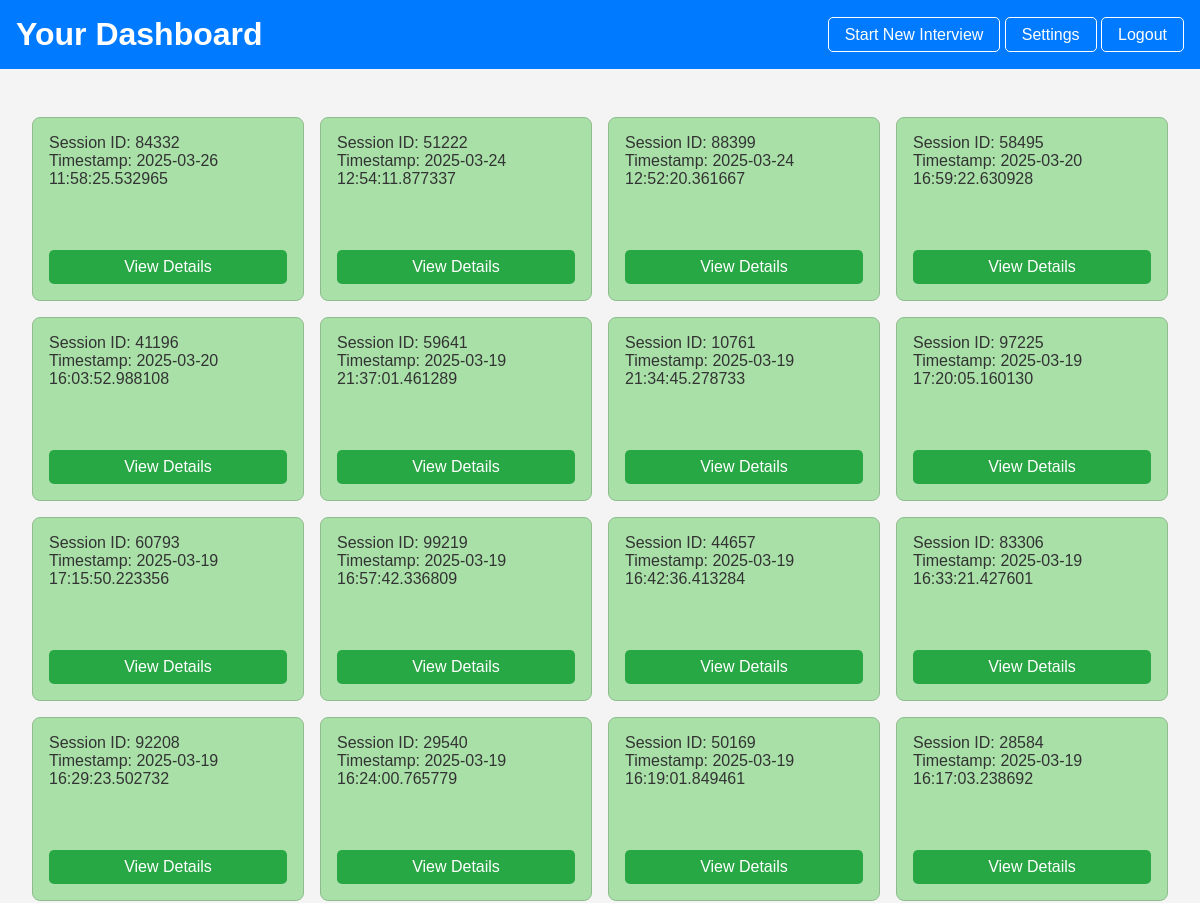
The page /dashboard (signed in, upper part) on the database as committed earlier.
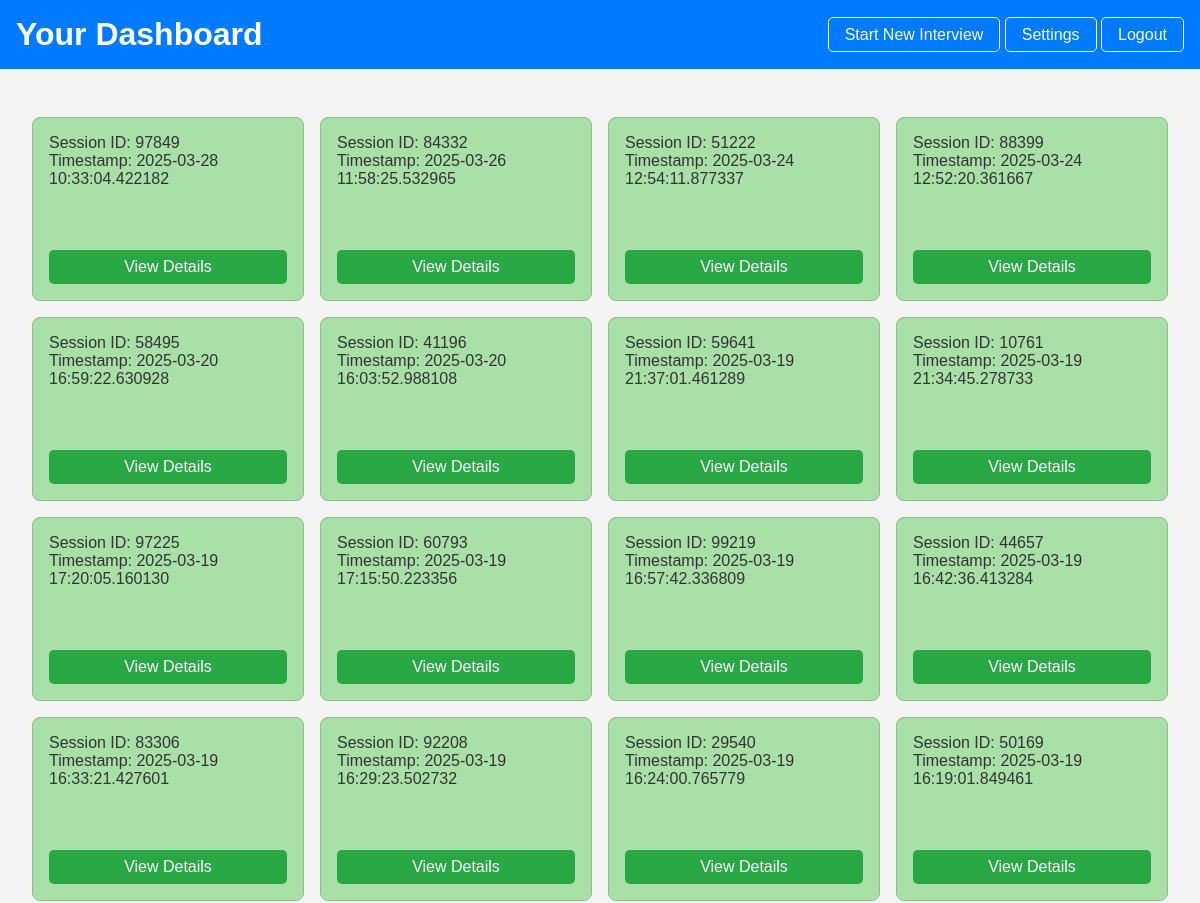
The same page on the database as committed later.
### tables this page shows
CREATE TABLE interviews (
    session_id INTEGER PRIMARY KEY,
    user_id INTEGER,
    interview_answers TEXT,
    interview_analysis TEXT,
    eye_contact REAL,
    timestamp DATETIME,
    FOREIGN KEY (user_id) REFERENCES users (user_id)
);

### app.py (the view)
@app.route('/dashboard')
@login_required
def dashboard():
    db = get_db()
    cursor = db.cursor()
    cursor.execute("SELECT session_id, timestamp FROM interviews WHERE user_id = ? ORDER BY timestamp DESC", (current_user.id,))
    sessions = cursor.fetchall()
    return render_template('dashboard.html', sessions=sessions)

### app.py (called while the page is built)
def get_db():
    db = getattr(g, '_database', None)
    if db is None:
        db = g._database = sqlite3.connect(DATABASE)
        db.row_factory = sqlite3.Row
    return db

@app.teardown_appcontext
def close_connection(exception):
    db = getattr(g, '_database', None)
    if db is not None:
        db.close()

@login_manager.user_loader
def load_user(user_id):
    db = get_db()
    cursor = db.cursor()
    cursor.execute("SELECT * FROM users WHERE user_id = ?", (user_id,))
    user = cursor.fetchone()
    if user:
        return User(user['user_id'], user['email'], user['password'])
    return None

### templates/dashboard.html (shortened to what this page needs)
<!DOCTYPE html>
<html lang="en">
<head>
    <link rel="stylesheet" href="{{ url_for('static', filename='dashboard_style.css') }}">
</head>
<body>
    <header>
        <h1>Your Dashboard</h1>
        <nav>
            <a href="/start_interview">Start New Interview</a> <a href="/settings">Settings</a> <a href="/logout">Logout</a>
        </nav>
    </header>
    <main>
        <ul class="session-grid">
            {% for session in sessions %}
            <li class="session-box">
                <span class="session-info">
                    Session ID: {{ session.session_id }} <br> Timestamp: {{ session.timestamp }}
                </span>
                <a href="{{ url_for('view_session', session_id=session.session_id) }}" class="view-details-button">View Details</a>
            </li>
            {% endfor %}
        </ul>
    </main>
</body>
</html>

### static/dashboard_style.css (style rules this page uses)
body { font-family: sans-serif; margin: 0; padding: 0; background-color: #f4f4f4; color: #333; }
header { background-color: #007bff; color: white; padding: 1rem; display: flex; justify-content: space-between; align-items: center; }
header h1 { margin: 0; }
header nav a { color: white; text-decoration: none; padding: 0.5rem 1rem; border: 1px solid white; border-radius: 5px; }
main { padding: 2rem; }
.session-grid { list-style: none; padding: 0; display: grid; grid-template-columns: repeat(5, 1fr); gap: 1rem; }
.session-box { background-color: #a8e0a8; border: 1px solid #8fbc8f; padding: 1rem; display: flex; flex-direction: column; justify-content: space-between; min-height: 150px; border-radius: 8px; }
.session-info { margin-bottom: 1rem; }
.view-details-button { background-color: #28a745; color: white; padding: 0.5rem 1rem; text-decoration: none; border-radius: 5px; text-align: center; }
@media (max-width: 1200px) { .session-grid { grid-template-columns: repeat(4, 1fr); } }

Rows that differ between the two databases and show on the page:
no longer on this page (row unchanged): interviews: session_id "28584", timestamp "2025-03-19 16:17:03.238692"
added interviews: session_id "97849", timestamp "2025-03-28 10:33:04.422182"
